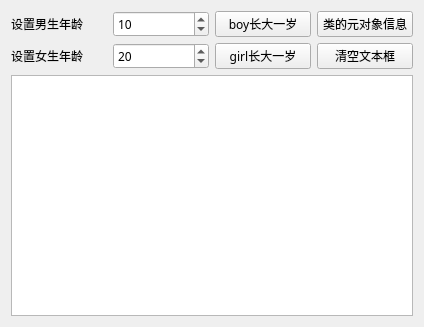
<?xml version="1.0" encoding="UTF-8"?>
<ui version="4.0">
 <class>QmyWidget</class>
 <widget class="QWidget" name="QmyWidget">
  <property name="geometry">
   <rect>
    <x>0</x>
    <y>0</y>
    <width>424</width>
    <height>327</height>
   </rect>
  </property>
  <property name="font">
   <font>
    <family>宋体</family>
   </font>
  </property>
  <property name="windowTitle">
   <string>MetaObject的使用</string>
  </property>
  <layout class="QVBoxLayout" name="verticalLayout">
   <item>
    <layout class="QGridLayout" name="gridLayout">
     <item row="0" column="0">
      <widget class="QLabel" name="label">
       <property name="text">
        <string>设置男生年龄</string>
       </property>
      </widget>
     </item>
     <item row="0" column="1">
      <widget class="QSpinBox" name="spinBoy">
       <property name="minimum">
        <number>0</number>
       </property>
       <property name="maximum">
        <number>200</number>
       </property>
       <property name="value">
        <number>10</number>
       </property>
      </widget>
     </item>
     <item row="0" column="2">
      <widget class="QPushButton" name="btnBoyInc">
       <property name="text">
        <string>boy长大一岁</string>
       </property>
      </widget>
     </item>
     <item row="0" column="3">
      <widget class="QPushButton" name="btnClassInfo">
       <property name="text">
        <string>类的元对象信息</string>
       </property>
      </widget>
     </item>
     <item row="1" column="0">
      <widget class="QLabel" name="label_2">
       <property name="text">
        <string>设置女生年龄</string>
       </property>
      </widget>
     </item>
     <item row="1" column="1">
      <widget class="QSpinBox" name="spinGirl">
       <property name="maximum">
        <number>200</number>
       </property>
       <property name="value">
        <number>20</number>
       </property>
      </widget>
     </item>
     <item row="1" column="2">
      <widget class="QPushButton" name="btnGirlInc">
       <property name="text">
        <string>girl长大一岁</string>
       </property>
      </widget>
     </item>
     <item row="1" column="3">
      <widget class="QPushButton" name="btnClear">
       <property name="text">
        <string>清空文本框</string>
       </property>
      </widget>
     </item>
    </layout>
   </item>
   <item>
    <widget class="QPlainTextEdit" name="textEdit"/>
   </item>
  </layout>
 </widget>
 <layoutdefault spacing="6" margin="11"/>
 <resources/>
 <connections/>
</ui>
